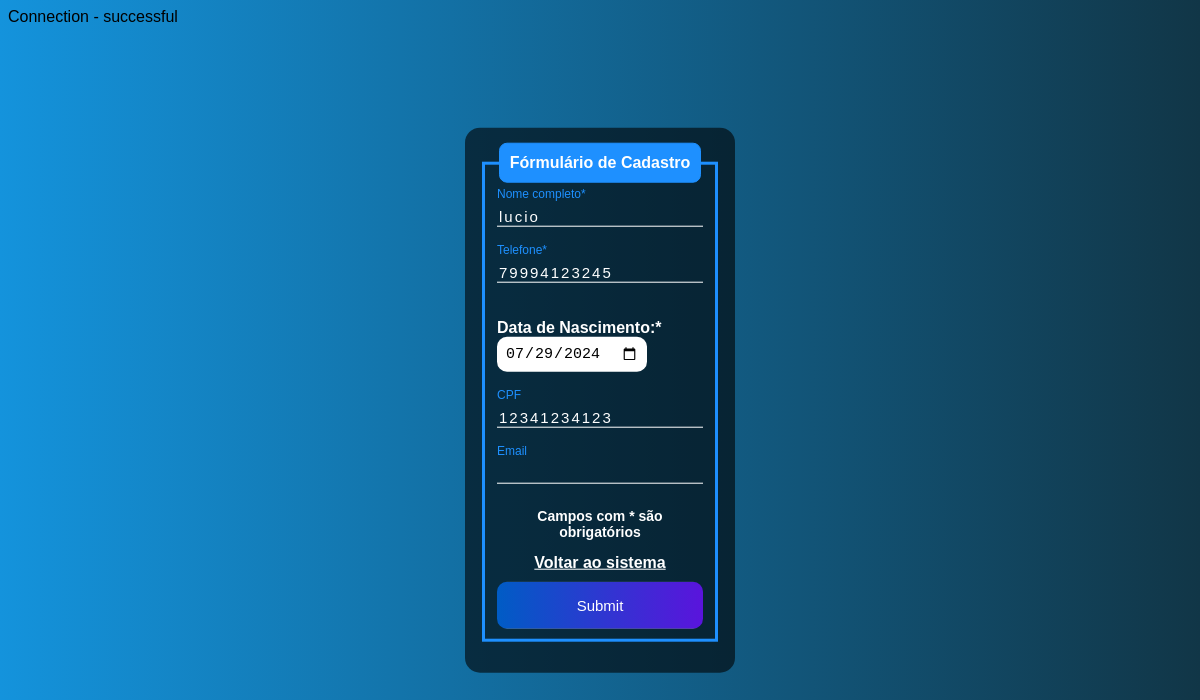
Page /edit.php?id=17 on the committed database.
### tables this page shows
CREATE TABLE `clientes` (
  `telefone` varchar(45) NOT NULL,
  `nome` varchar(45) NOT NULL,
  `email` varchar(45) NOT NULL,
  `cpf` varchar(45) NOT NULL,
  `data_nasc` varchar(45) NOT NULL,
  `id` int NOT NULL AUTO_INCREMENT,
  PRIMARY KEY (`id`),
  UNIQUE KEY `telefone_UNIQUE` (`telefone`)
);

### edit.php (the view, shortened to what this page needs)
<?php
include_once('index.php');
if (!empty($_GET['id'])) {
  $id = $_GET['id'];
  $sqlSelect = "SELECT * FROM clientes WHERE id=$id";
  $result = $conn->query($sqlSelect);
  if ($result->num_rows > 0) {
    while ($user_data = mysqli_fetch_assoc($result)) {
      $nome = $user_data['nome'];
      $telefone = $user_data['telefone'];
      $data_nasc = $user_data['data_nasc'];
      $cpf = $user_data['cpf'];
      $email = $user_data['email'];
    }
  }
} else {
  header('Location: sistema.php');
}
?>
<!DOCTYPE html>
<html lang="en">
<head>
</head>
<body>
  <div class="box">
    <form action="saveEdit.php" method="POST">
      <fieldset>
        <legend><b>Fórmulário de Cadastro</b></legend>
        <br />
        <div class="inputBox">
          <input type="text" name="nome" id="nome" class="inputUser" value="<?php echo $nome ?>" required />
          <label for="nome" class="labelInput">Nome completo*</label>
        </div>
        <br /><br />
        <div class="inputBox">
          <input type="tel" name="telefone" id="telefone" class="inputUser" value="<?php echo $telefone ?>" required
            maxlength="11" />
          <label for="telefone" class="labelInput">Telefone*</label>
        </div>
        <br /><br />
        <label for="data_nascimento"><b>Data de Nascimento:*</b></label>
        <input type="date" name="data_nascimento" id="data_nascimento" required value="<?php echo $data_nasc ?>" />
        <br /><br /><br />
        <div class="inputBox">
          <input type="text" name="cpf" id="cpf" class="inputUser" maxlength="11" value="<?php echo $cpf ?>" />
          <label for="cidade" class="labelInput">CPF</label>
        </div>
        <br /><br />
        <div class="inputBox">
          <input type="text" name="email" id="email" class="inputUser" value="<?php echo $email ?>" />
          <label for="email" class="labelInput">Email</label>
        </div>
        <div class="container">
          <p class="disclaimer">Campos com * são obrigatórios</p>
          <a class="link" href="sistema.php">Voltar ao sistema</a>
        </div>
        <input type="submit" name="update" id="update">
      </fieldset>
    </form>
  </div>
</body>
</html>

### edit.php (style rules this page uses)
body { font-family: Arial, Helvetica, sans-serif; background-image: linear-gradient(to right, rgb(20, 147, 220), rgb(17, 54, 71)); }
.box { color: white; position: absolute; top: 50%; left: 50%; transform: translate(-50%, -50%); background-color: rgba(0, 0, 0, 0.6); padding: 15px; border-radius: 15px; width: 20%; }
fieldset { border: 3px solid dodgerblue; }
legend { border: 1px solid dodgerblue; padding: 10px; text-align: center; background-color: dodgerblue; border-radius: 8px; }
.inputBox { position: relative; }
.inputUser { background: none; border: none; border-bottom: 1px solid white; outline: none; color: white; font-size: 15px; width: 100%; letter-spacing: 2px; }
.labelInput { position: absolute; top: 0px; left: 0px; pointer-events: none; transition: 0.5s; }
.inputUser:focus~.labelInput, .inputUser:valid~.labelInput { top: -20px; font-size: 12px; color: dodgerblue; }
.container { display: flex; flex-direction: column; align-items: center; margin: 10px auto; }
.disclaimer { font-size: 14px; text-align: center; font-weight: bold; }
.link { color: white; font-weight: bold; }
#data_nascimento { border: none; padding: 8px; border-radius: 10px; outline: none; font-size: 15px; }
#update { background-image: linear-gradient(to right, rgb(0, 92, 197), rgb(90, 20, 220)); width: 100%; border: none; padding: 15px; color: white; font-size: 15px; cursor: pointer; border-radius: 10px; }

### rows in the picture
clientes: nome "lucio", telefone "79994123245", data_nascimento "07/29/2024", cpf "12341234123"
